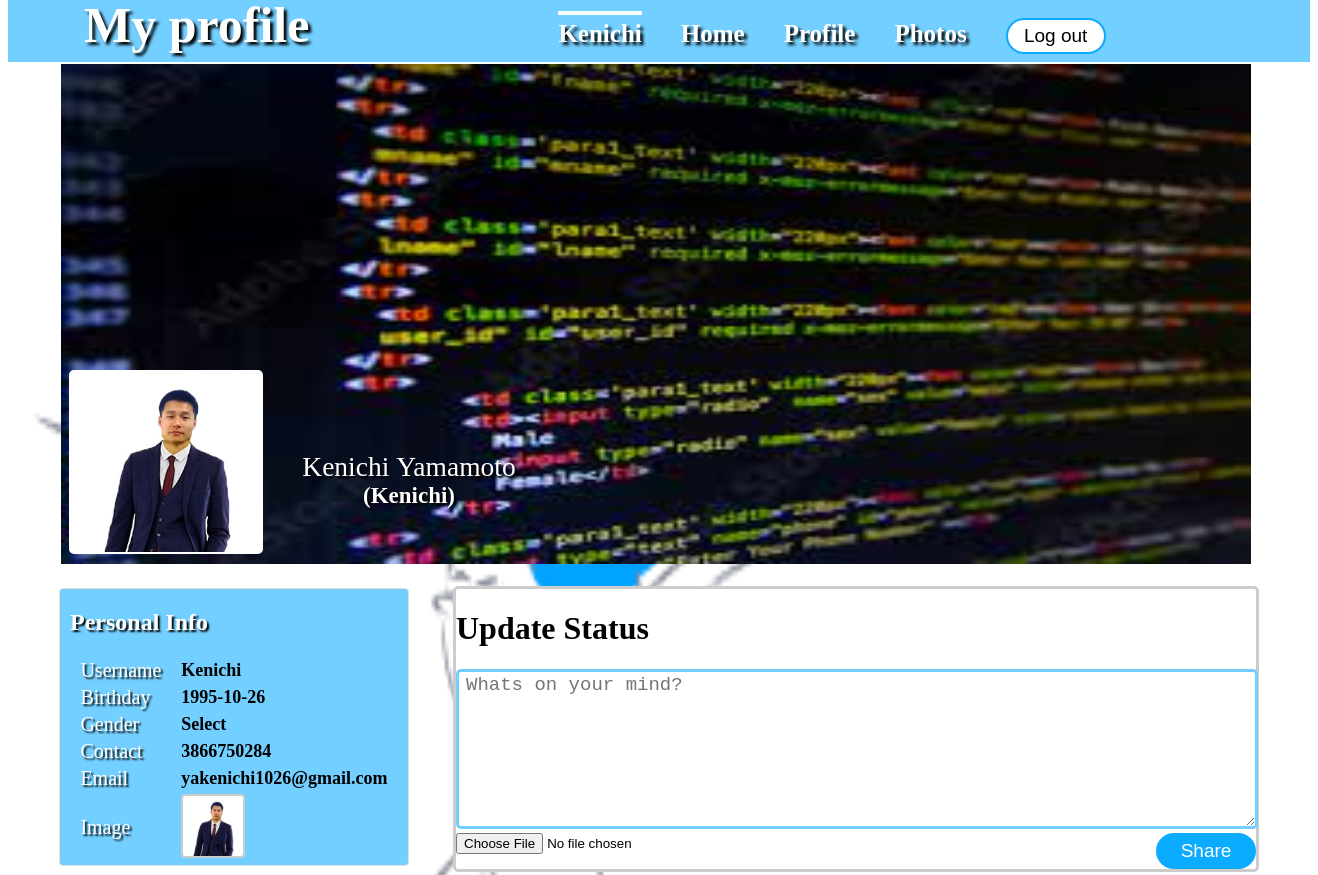
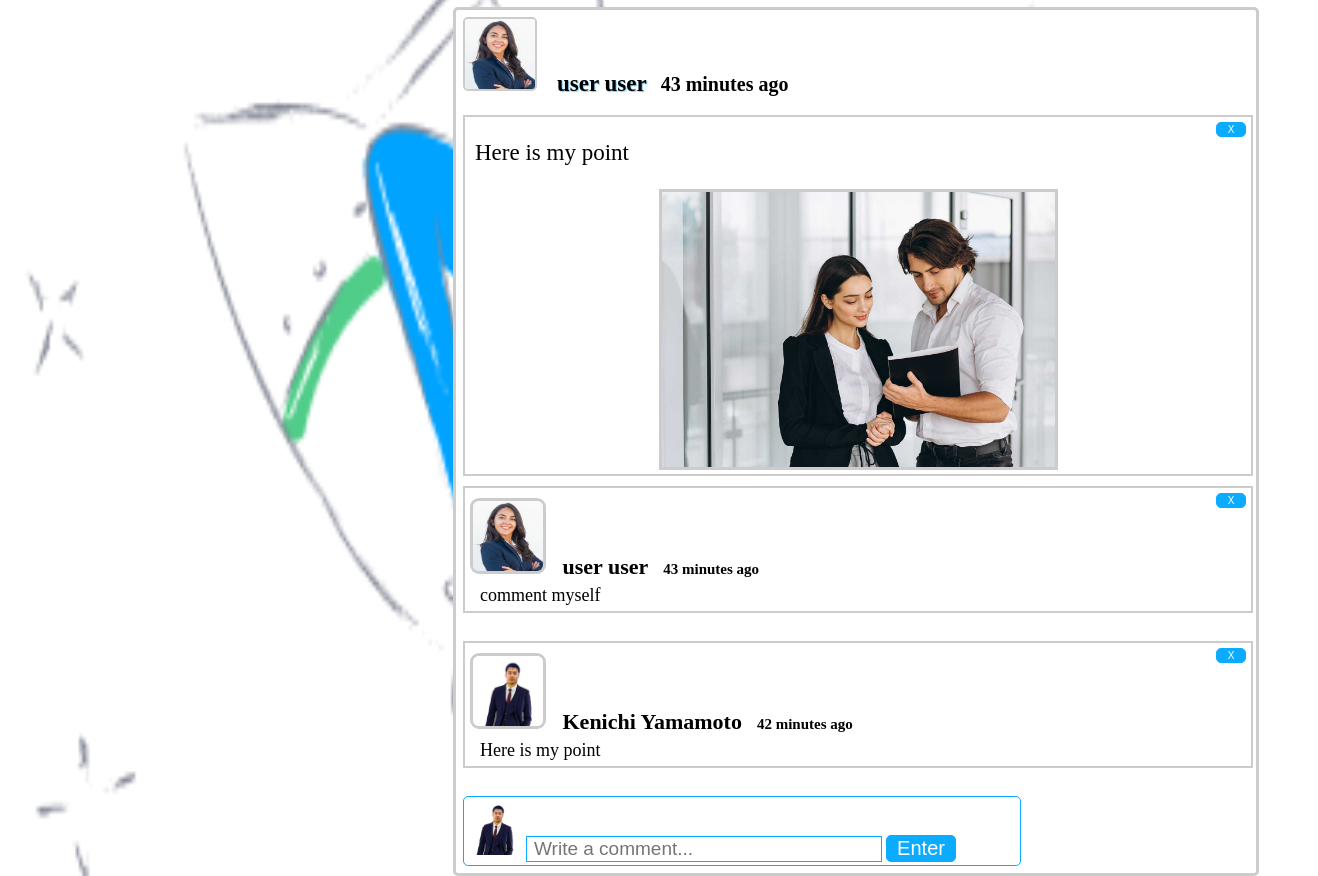
The app's page /timeline.php (signed in) with its own data (2 pictures, top to bottom).
### tables this page shows
CREATE TABLE `user` (
  `user_id` int(100) NOT NULL,
  `firstname` varchar(100) NOT NULL,
  `lastname` varchar(100) NOT NULL,
  `username` varchar(100) NOT NULL,
  `username2` varchar(100) NOT NULL,
  `birthday` varchar(100) NOT NULL,
  `gender` varchar(100) NOT NULL,
  `number` varchar(100) NOT NULL,
  `email` varchar(100) NOT NULL,
  `email2` varchar(100) NOT NULL,
  `password` varchar(100) NOT NULL,
  `password2` varchar(100) NOT NULL,
  `profile_picture` varchar(100) NOT NULL,
  `cover_picture` varchar(100) NOT NULL
);

CREATE TABLE `post` (
  `post_id` int(100) NOT NULL,
  `user_id` varchar(100) NOT NULL,
  `post_image` varchar(100) NOT NULL,
  `content` varchar(100) NOT NULL,
  `created` varchar(100) NOT NULL
);

CREATE TABLE `comments` (
  `comment_id` int(100) NOT NULL,
  `post_id` varchar(100) NOT NULL,
  `user_id` varchar(100) NOT NULL,
  `name` varchar(100) NOT NULL,
  `content_comment` varchar(100) NOT NULL,
  `image` varchar(100) NOT NULL,
  `created` varchar(100) NOT NULL
);

### session.php (called while the page is built, shortened)
<?php
include("includes/database.php");
$id = $_SESSION['id'];
$query=mysqli_query($conn, "SELECT * FROM user WHERE user_id ='$id'") or die(mysqli_error());
$row=mysqli_fetch_array($query);
$firstname=$row['firstname'];
$lastname=$row['lastname'];
$username=$row['username'];
?>

### timeline.php (the view, shortened to what this page needs)
<?php
function time_stamp($session_time)
{
$time_difference = time() - $session_time ;
$seconds = $time_difference ;
$minutes = round($time_difference / 60 );
if($seconds <= 60)
{
echo"$seconds seconds ago";
}
else if($minutes <=60)
{
   if($minutes==1)
   {
     echo"one minute ago";
    }
   else
   {
   echo"$minutes minutes ago";
   }
}
}
?>
<!DOCTYPE html>
<html>
	<head>
		<link rel="stylesheet" type="text/css" href="css/timeline.css">
	</head>
<body>
<?php include ('session.php');?>
	<div id="header">
		<div class="head-view">
			<ul>
				<li><a href="home.php" title="My profile"><b>My profile</b></a></li>
				<li><a href="timeline.php" title="<?php echo $username ?>"><label class="active"><?php echo $username ?></label></a></li>
				<li><a href="home.php" title="Home"><label>Home</label></a></li>
				<li><a href="profile.php" title="Home"><label>Profile</label></a></li>
				<li><a href="photos.php" title="Settings"><label>Photos</label></a></li>
				<li><a href="logout.php" title="Log out"><button class="btn-sign-in" value="Log out">Log out</button></a></li>
			</ul>
		</div>
	</div>
	<div id="container">
		<div id="clip2">
				<a href="updatecover.php" title="Change Cover Photo"><img src="<?php echo $row['cover_picture'] ?>"></a>
		</div>
		<div id="left-nav">
				<div class="clip1">
				<a href="updatephoto.php" title="Change Profile Picture"><img src="<?php echo $row['profile_picture'] ?>"></a>
				</div>
				<div class="user-details">
					<label><?php echo $firstname ?>&nbsp;<?php echo $lastname ?></label>
					<br />
					<b>(<?php echo $username ?>)</b>
				</div>
		</div>
		<div id="right-nav">
			<h1>Update Status</h1>
	<div>
			<form method="post" enctype="multipart/form-data">
				<textarea placeholder="Whats on your mind?" name="content" class="post-text" required></textarea>
				<input type="file" name="image">
				<button class="btn-share" name="Submit" value="Log out">Share</button>
			</form>
	</div>
		</div>
<?php
	include("includes/database.php");
			$query=mysqli_query($conn, "SELECT * from user where user_id='$id' order by user_id DESC") or die(mySQL_error());
			while($row=mysqli_fetch_array($query)){
				$id = $row['user_id'];
?>
		<div id="left-nav1">
			<h2>Personal Info</h2>
			<table>
				<tr>
					<td><label>Username</label></td>
					<td width="20"></td>
					<td><b><?php echo $row['username']; ?></b></td>
				</tr>
				<tr>
					<td><label>Birthday</label></td>
					<td width="20"></td>
					<td><b><?php echo $row['birthday']; ?></b></td>
				</tr>
				<tr>
					<td><label>Gender</label></td>
					<td width="20"></td>
					<td><b><?php echo $row['gender']; ?></b></td>
				</tr>
				<tr>
					<td><label>Contact</label></td>
					<td width="20"></td>
					<td><b><?php echo $row['number']; ?></b></td>
				</tr>
				<tr>
					<td><label>Email</label></td>
					<td width="20"></td>
					<td><b><?php echo $row['email']; ?></b></td>
				</tr>
				<tr>
					<td><label>Image</label></td>
					<td width="20"></td>
					<td><img src="<?php echo $row['profile_picture']; ?>"></td>
				</tr>
			</table>
		</div>
<?php
}
?>
<?php
	include("includes/database.php");
			$query=mysqli_query($conn, "SELECT * from post LEFT JOIN user on user.user_id = post.user_id order by post_id DESC") or die(mySQL_error());
			while($row=mysqli_fetch_array($query)){
				$posted_by = $row['firstname']." ".$row['lastname'];
				$location = $row['post_image'];
				$profile_picture = $row['profile_picture'];
				$time=$row['created'];
				$post_id = $row['post_id'];
?>
		<div id="right-nav1">
			<div class="profile-pics">
			<img src="<?php echo $profile_picture ?>">
			<b><?php echo $posted_by ?></b>
			<strong><?php echo $time = time_stamp($time); ?></strong>
			</div>
		<br />
			<div class="post-content">
			<div class="delete-post">
			<a href="delete_post.php<?php echo '?id='.$post_id; ?>" title="Delete your post"><button class="btn-delete">X</button></a>
			</div>
			<p><?php echo $row['content']; ?></p>
		<center>
			<img src="<?php echo $location ?>">
		</center>
			</div>
<?php
	include("includes/database.php");
			$comment=mysqli_query($conn, "SELECT * from comments where post_id='$post_id' order by post_id DESC") or die(mySQL_error());
			while($row=mysqli_fetch_array($comment)){
			$comment_id=$row['comment_id'];
			$time=$row['created'];
?>
			<div class="comment-display"<?php echo $comment_id ?>>
					<div class="delete-post">
					<a href="delete_comment.php<?php echo '?id='.$comment_id; ?>" title="Delete your comment"><button class="btn-delete">X</button></a>
					</div>
				<div class="user-comment-name"><img src="<?php echo $row['image']; ?>">&nbsp;&nbsp;&nbsp;<?php echo $row['name']; ?><b class="time-comment"><?php echo $time = time_stamp($time); ?></b></div>
				<div class="comment"><?php echo $row['content_comment']; ?></div>
			</div>
			<br />
<?php
}
?>
		 <form  method="POST">
			<div class="comment-area">
						<?php $image=mysqli_query($conn, "select * from user where user_id='$id'")or die(mysql_error());
							while($row=mysqli_fetch_array($image)){
							?>
						<img src="<?php echo $row['profile_picture']; ?>" width="50" height="50">
						<?php } ?>
			<input type="text" name="content_comment" placeholder="Write a comment..." class="comment-text">
			<input type="submit" name="post_comment" value="Enter" class="btn-comment">
			</div>
		</form>
		</div>
	<?php
	}
	?>
	</div>
</body>
</html>

### records on screen
user: username "Kenichi", cover_picture (picture), profile_picture (picture), firstname "Kenichi", lastname "Yamamoto", birthday "1995-10-26", gender "Select", number "3866750284", email "yakenichi1026@gmail.com"
post: user.profile_picture (picture), user.lastname "user user", content "Here is my point", post_image (picture)
comments: image (picture), name "user user", content_comment "comment myself"
comments: image (picture), name "Kenichi Yamamoto", content_comment "Here is my point"
